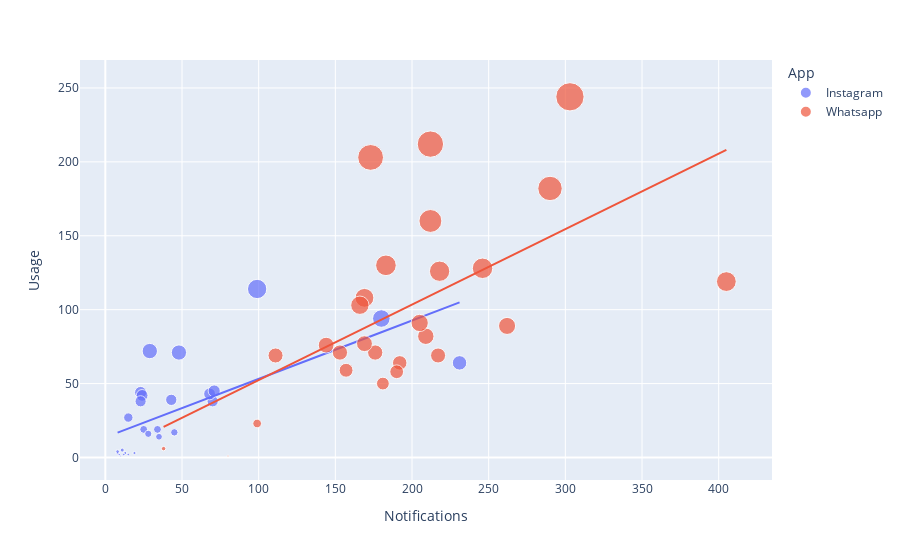

Here is the notebook cell this chart was saved with:
### Code cell
fig = px.scatter(data_frame=df, x='Notifications', y='Usage',size='Usage',trendline='ols',color='App')
fig.show()

### Figure 1 — Plotly figure (JSON) as saved in the notebook; plotly's stock layout.template omitted (floating-point values rounded to 4 significant figures)
{"data": [{"hovertemplate": "App=Instagram<br>Notifications=%{x}<br>Usage=%{marker.size}<extra></extra>", "legendgroup": "Instagram", "marker": {"color": "#636efa", "size": [38, 39, 64, 14, 3, 19, 44, 16, 27, 72, 42, 19, 38, 71, 43, 45, 94, 114, 17, 1, 2, 3, 2, 3, 4, 5, 2], "sizemode": "area", "sizeref": 0.61, "symbol": "circle"}, "mode": "markers", "name": "Instagram", "orientation": "v", "showlegend": true, "type": "scatter", "x": [70, 43, 231, 35, 19, 25, 23, 28, 15, 29, 24, 34, 23, 48, 68, 71, 180, 99, 45, 10, 15, 13, 9, 8, 8, 11, 12], "xaxis": "x", "y": [38, 39, 64, 14, 3, 19, 44, 16, 27, 72, 42, 19, 38, 71, 43, 45, 94, 114, 17, 1, 2, 3, 2, 3, 4, 5, 2], "yaxis": "y"}, {"hovertemplate": "<b>OLS trendline</b><br>Usage = 0.394976 * Notifications + 13.6522<br>R<sup>2</sup>=0.458388<br><br>App=Instagram<br>Notifications=%{x}<br>Usage=%{y} <b>(trend)</b><extra></extra>", "legendgroup": "Instagram", "marker": {"color": "#636efa", "symbol": "circle"}, "mode": "lines", "name": "Instagram", "showlegend": false, "type": "scatter", "x": [8, 8, 9, 10, 11, 12, 13, 15, 15, 19, 23, 23, 24, 25, 28, 29, 34, 35, 43, 45, 48, 68, 70, 71, 99, 180, 231], "xaxis": "x", "y": [16.81, 16.81, 17.21, 17.6, 18.0, 18.39, 18.79, 19.58, 19.58, 21.16, 22.74, 22.74, 23.13, 23.53, 24.71, 25.11, 27.08, 27.48, 30.64, 31.43, 32.61, 40.51, 41.3, 41.7, 52.75, 84.75, 104.9], "yaxis": "y"}, {"hovertemplate": "App=Whatsapp<br>Notifications=%{x}<br>Usage=%{marker.size}<extra></extra>", "legendgroup": "Whatsapp", "marker": {"color": "#EF553B", "size": [82, 69, 130, 59, 128, 108, 23, 76, 1, 6, 126, 91, 160, 69, 119, 103, 203, 182, 71, 64, 50, 71, 212, 244, 77, 58, 89], "sizemode": "area", "sizeref": 0.61, "symbol": "circle"}, "mode": "markers", "name": "Whatsapp", "orientation": "v", "showlegend": true, "type": "scatter", "x": [209, 111, 183, 157, 246, 169, 99, 144, 80, 38, 218, 205, 212, 217, 405, 166, 173, 290, 153, 192, 181, 176, 212, 303, 169, 190, 262], "xaxis": "x", "y": [82, 69, 130, 59, 128, 108, 23, 76, 1, 6, 126, 91, 160, 69, 119, 103, 203, 182, 71, 64, 50, 71, 212, 244, 77, 58, 89], "yaxis": "y"}, {"hovertemplate": "<b>OLS trendline</b><br>Usage = 0.510465 * Notifications + 1.3703<br>R<sup>2</sup>=0.378939<br><br>App=Whatsapp<br>Notifications=%{x}<br>Usage=%{y} <b>(trend)</b><extra></extra>", "legendgroup": "Whatsapp", "marker": {"color": "#EF553B", "symbol": "circle"}, "mode": "lines", "name": "Whatsapp", "showlegend": false, "type": "scatter", "x": [38, 80, 99, 111, 144, 153, 157, 166, 169, 169, 173, 176, 181, 183, 190, 192, 205, 209, 212, 212, 217, 218, 246, 262, 290, 303, 405], "xaxis": "x", "y": [20.77, 42.21, 51.91, 58.03, 74.88, 79.47, 81.51, 86.11, 87.64, 87.64, 89.68, 91.21, 93.76, 94.79, 98.36, 99.38, 106.0, 108.1, 109.6, 109.6, 112.1, 112.7, 126.9, 135.1, 149.4, 156.0, 208.1], "yaxis": "y"}], "layout": {"legend": {"itemsizing": "constant", "title": {"text": "App"}, "tracegroupgap": 0}, "margin": {"t": 60}, "xaxis": {"anchor": "y", "domain": [0, 1], "title": {"text": "Notifications"}}, "yaxis": {"anchor": "x", "domain": [0, 1], "title": {"text": "Usage"}}}}
